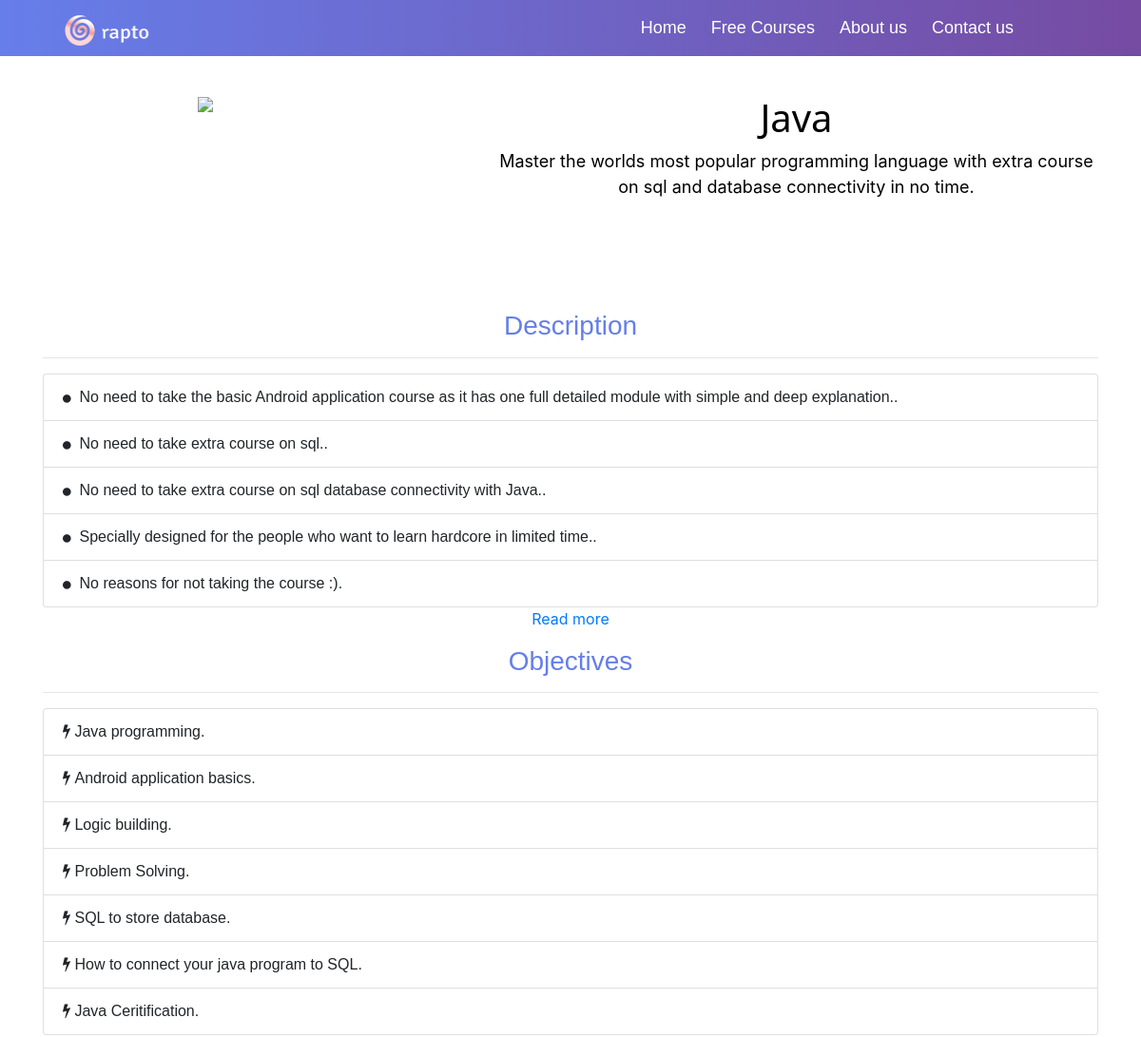
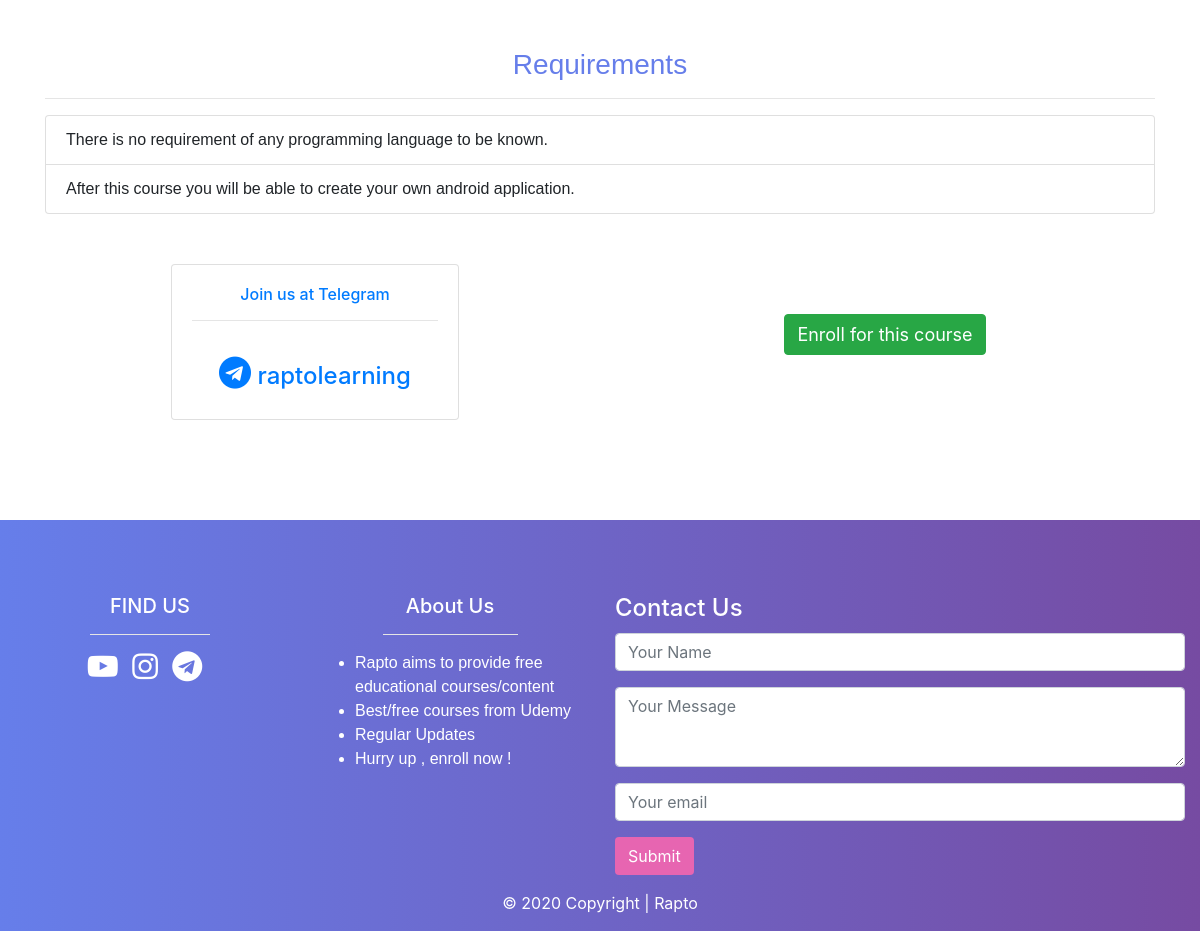
The app's page /course_detail/15/ with its own data (2 pictures, top to bottom).
### rapto/models.py (models this page shows, shortened)
class Courses(models.Model):
    Image = models.URLField(null=True)
    Title = models.CharField(max_length=100 , null=True)
    Subtitle = models.CharField(max_length=150 , null=True)
    Description = models.TextField(null=True)
    Objective = models.TextField(null=True)# what you will learn from Udemy
    Requirements = models.TextField(null=True)
    No_Of_Days = models.IntegerField(null=True , blank=True)
    Udemy_Link = models.URLField(null=True)
    class Meta:
        ordering = ['-id']

### rapto/views.py (the view)
# urls.py: url(r'^course_detail/(?P<id>\d+)/$' , views.View_Course_Details , name="view_course_details"),
def View_Course_Details(request , id ):
    try:
        C = Courses.objects.get(id = id)
        Objectives = list(filter(None,C.Objective.split('$')))
        Description = list(filter(None,C.Description.split('$')))
        Requirements = list(filter(None,C.Requirements.split('$')))
        print(Objectives , '\n')
        context={
            'course':C,
            'Objectives':Objectives,
            'Description1':Description[0:5],
            'Description2':Description[5:],
            'Requirements':Requirements,
            'ContactForm':ContactForm
        }
    except:
        return redirect('/page_not_found/')
    return render(request , 'course_detail.html' , context)

### rapto/forms.py
class Contact_Us_Form(forms.ModelForm):
    class Meta:
        model = ContactForm
        fields=[ 'Name','Message','Email']
        widgets = {
            'Name':forms.TextInput(attrs={'placeholder':'Your Name'}),
            'Message':forms.Textarea(attrs={'placeholder':'Your Message'}),
            'Email':forms.TextInput(attrs={'placeholder':'Your email'}),
        }

### templates/course_detail.html (shortened to what this page needs)
{% extends 'base.html' %}
{% block content%}
{% include 'navbar.html'%}
<div class="container header">
    <div class="row">
        <div class="col-lg-5">
            <img class="img-fluid" src="{{course.Image}}" alt="course image">
        </div>
        <div class="col-lg-7" style="margin:auto auto">
            <h1 style="font-family:'Segoe UI', Tahoma, Geneva, Verdana, sans-serif ; color:black">{{course.Title}}</h1>
            <p style="font-size: 18px; color:black">{{course.Subtitle}}
        </div>
    </div>
</div>
<div class="container content" style="margin-top:100px">
    <h3 class="CourseTitles">Description</h3>
    <hr>
    <ul class="list-group" style="text-align: left;">
        {% for desc in Description1 %}
        <li class="list-group-item"><i style="font-size: 10px;" class="fa fa-circle" aria-hidden="true"></i>
            &nbsp;{{desc}}.</li>
        {% endfor %}
    </ul>
    {% if Description2%}
    <p>
        <a id="a" onclick="main()" data-toggle="collapse" href="#collapseExample" role="button" aria-expanded="false"
            aria-controls="collapseExample">
            Read more
        </a>
    </p>
    {% endif %}
</div>
<div class="container content" style="margin-bottom: 50px;">
    <h3 class="CourseTitles">Objectives</h3>
    <hr>
    <ul class="list-group" style="text-align: left;">
        {% for objective in Objectives %}
        <li class="list-group-item"><i class="fa fa-bolt" aria-hidden="true"></i>&nbsp;{{objective}}.</li>
        {% endfor %}
    </ul>
</div>
<div style="margin-bottom:50px" class="container content">
    <h3 class="CourseTitles">Requirements</h3>
    <hr>
    <ul class="list-group" style="text-align: left;">
        {% for req in Requirements%}
        <li class="list-group-item">{{req}}</li>
        {% endfor%}
    </ul>
</div>
<div class="container content">
    <div class="row">
        <div class="col-md-6">
            <div class="card" style="width: 18rem; margin: 0 auto; ">
                <a href="https://t.me/raptolearning" style="text-decoration: none;">
                    <div class="card-body">
                        <h6 class="card-title">Join us at Telegram</h6>
                        <hr>
                    </div>
                    <h4 style="padding-bottom:20px"><i style="font-size: xx-large;" class="fa fa-telegram"
                            aria-hidden="true"></i>&nbsp;raptolearning</h4>
                </a>
            </div>
        </div>
        <div class="col-md-6" style="margin-top:50px">
            <a href="{{course.Udemy_Link}}"><button type="button" class="btn btn-success"
                    style="font-size:large;">Enroll for this course</button> </a>
        </div>
    </div>
</div>
{% include 'footer.html' %}
{% endblock%}

### static/main.css (style rules this page uses)
html { scroll-behavior: smooth; }
.container.content , .container.header { text-align: center; }
.CourseTitles { color:#667eea; font-family: 'Gill Sans', 'Gill Sans MT', Calibri, 'Trebuchet MS', sans-serif; text-align: center; }
a:link { text-decoration: none!important; }
li { font-family: 'Lucida Sans', 'Lucida Sans Regular', 'Lucida Grande', 'Lucida Sans Unicode', Geneva, Verdana, sans-serif; }
.container.header { color: white; padding-top: 100px; }
.form-group { width: 100%; margin-top:10px; }
.textarea.form-control { height: 80px; }

### records on screen
Courses: Title "Java", Subtitle "Master the worlds most popular programming language with extra course on sql and database connectivity in no time."

### other values on screen
{{ desc }} "No need to take the basic Android application course as it has one full detailed module with simple and deep explanation." "No need to take extra course on sql." "No need to take extra course on sql database connectivity with Java." "Specially designed for the people who want to learn hardcore in limited time." "No reasons for not taking the course :)"
{{ objective }} "Java programming" "Android application basics" "Logic building" "Problem Solving" "SQL to store database" "How to connect your java program to SQL" "Java Ceritification"
{{ req }} "There is no requirement of any programming language to be known." "After this course you will be able to create your own android application."
